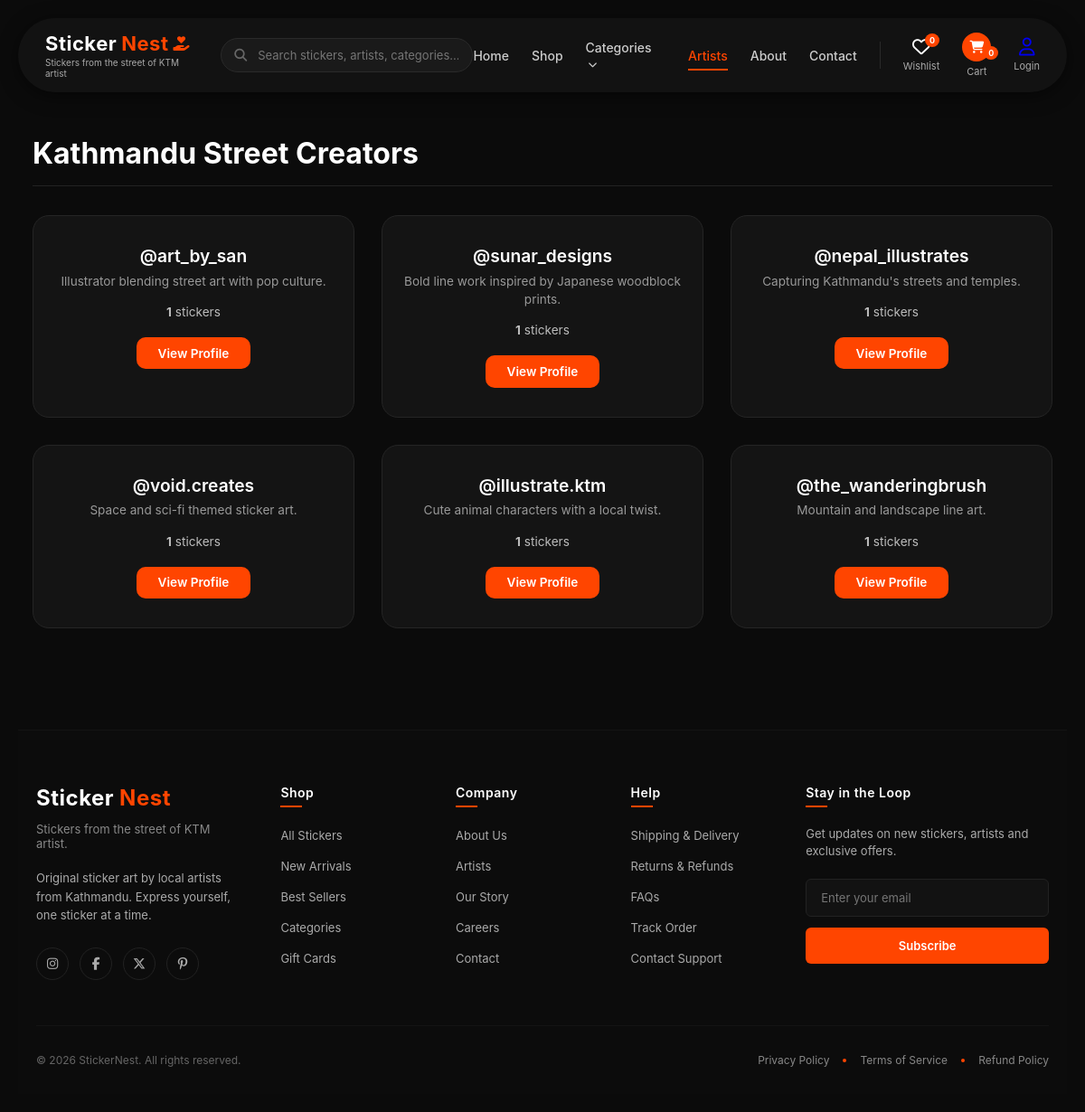
/artists, run on the app's committed database.
### models.py (models this page shows)
class Artist(db.Model):
    id = db.Column(db.Integer, primary_key=True)
    name = db.Column(db.String(100), nullable=False)
    handle = db.Column(db.String(100))
    bio = db.Column(db.String(300))
    avatar = db.Column(db.String(200))
    stickers = db.relationship('Sticker', backref='artist', lazy=True)

### app.py (the view)
@app.route("/artists")
def artists():
    artist_list = Artist.query.all()
    return render_template("artists.html", artists=artist_list)

### templates/artists.html (shortened to what this page needs)
{% extends 'base.html' %}
{% block extra_css %}
<link rel="stylesheet" href="{{ url_for('static', filename='css/cards.css') }}">
<link rel="stylesheet" href="{{ url_for('static', filename='css/artists.css') }}">
{% endblock %}
{% block content %}
<main class="page-wrapper">
  <section class="artists-section">
    <div class="section-header">
      <h2 class="section-title">Kathmandu Street Creators</h2>
    </div>
    <div class="artists-grid">
      {% for artist in artists %}
      <div class="artist-card">
  <div class="artist-meta">
    <h3 class="artist-name">{{ artist.handle }}</h3>
    <p class="artist-bio">{{ artist.bio }}</p>
    <div class="artist-stats">
      <span class="stat-item"><strong>{{ artist.stickers | length }}</strong> stickers</span>
    </div>
    <a href="#" class="view-profile-btn">View Profile</a>
  </div>
</div>
       {% endfor %}
    </div>
  </section>
</main>
{% endblock %}

### templates/base.html (shortened to what this page needs)
<!DOCTYPE html>
<html lang="en">
<head>
    <link rel="stylesheet" href="https://cdnjs.cloudflare.com/ajax/libs/font-awesome/6.7.2/css/all.min.css">
    <link rel="stylesheet" href="{{ url_for('static', filename='css/style.css') }}">
    <link rel="stylesheet" href="{{ url_for('static', filename='css/nav.css') }}">
    <link rel="stylesheet" href="{{ url_for('static', filename='css/footer.css') }}">
    {% block extra_css %}{% endblock %}
</head>
<body>
    {% include 'components/navbar.html' %}
    <main>
        {% block content %}{% endblock %}
    </main>
    {% include 'components/footer.html' %}
</body>

### templates/components/navbar.html (shortened to what this page needs)
<section class="header">
  <header class="navbar">
    <div class="nav-logo">
      <div class="logo-text">Sticker<span>Nest</span> <i class="fa-solid fa-hand-holding-heart logo-icon"></i></div>
      <div class="logo-subtext">Stickers from the street of KTM artist</div>
    </div>
    <form class="nav-search" action="{{ url_for('search') }}" method="GET">
      <i class="fa-solid fa-magnifying-glass search-icon"></i>
      <input type="text" name="q" placeholder="Search stickers, artists, categories...">
    </form>
    <nav class="nav-links">
      <a href="{{ url_for('home') }}" class="nav-item {{ 'active' if request.endpoint == 'home' }}">Home</a>
      <a href="{{ url_for('shop') }}" class="nav-item {{ 'active' if request.endpoint == 'shop' }}">Shop</a>
      <div class="nav-item dropdown">
        <span>Categories <i class="fa-solid fa-chevron-down dropdown-arrow"></i></span>
      </div>
      <a href="{{ url_for('artists') }}" class="nav-item {{ 'active' if request.endpoint == 'artists' }}">Artists</a>
      <a href="{{ url_for('about') }}" class="nav-item {{ 'active' if request.endpoint == 'about' }}">About</a>
      <a href="{{ url_for('contact') }}" class="nav-item {{ 'active' if request.endpoint == 'contact' }}">Contact</a>
    </nav>
    <div class="nav-actions">
      <div class="action-item" id="wishlist-btn">
        <div class="icon-wrapper">
          <i class="fa-regular fa-heart"></i>
          <span class="badge">0</span>
        </div>
        <span class="action-label">Wishlist</span>
      </div>
      <div class="action-item" id="cart-btn">
        <div class="icon-wrapper cart-icon-bg">
          <i class="fa-solid fa-cart-shopping"></i>
          <span class="badge">0</span>
        </div>
        <span class="action-label">Cart</span>
      </div>
      <a href="{{ url_for('login') }}" class="action-item" id="login-btn">
        <i class="fa-regular fa-user user-icon"></i>
        <span class="action-label">Login</span>
      </a>
    </div>
  </header>
</section>

### templates/components/footer.html (shortened to what this page needs)
<footer class="main-footer">
  <div class="footer-container">
    <div class="footer-top">
      <div class="footer-col brand-col">
        <div class="footer-logo">
          Sticker<span>Nest</span>
        </div>
        <p class="brand-subtext">Stickers from the street of KTM artist.</p>
        <p class="brand-desc">Original sticker art by local artists from Kathmandu. Express yourself, one sticker at a time.</p>
        <div class="social-links">
          <a href="#" aria-label="Instagram"><i class="fa-brands fa-instagram"></i></a>
          <a href="#" aria-label="Facebook"><i class="fa-brands fa-facebook-f"></i></a>
          <a href="#" aria-label="Twitter"><i class="fa-brands fa-x-twitter"></i></a>
          <a href="#" aria-label="Pinterest"><i class="fa-brands fa-pinterest-p"></i></a>
        </div>
      </div>
      <div class="footer-col">
        <h3 class="col-title">Shop</h3>
        <ul class="col-links">
          <li><a href="{{ url_for('shop') }}">All Stickers</a></li>
          <li><a href="#">New Arrivals</a></li>
          <li><a href="#">Best Sellers</a></li>
          <li><a href="#">Categories</a></li>
          <li><a href="#">Gift Cards</a></li>
        </ul>
      </div>
      <div class="footer-col">
        <h3 class="col-title">Company</h3>
        <ul class="col-links">
          <li><a href="{{ url_for('about') }}">About Us</a></li>
          <li><a href="{{ url_for('artists') }}">Artists</a></li>
          <li><a href="#">Our Story</a></li>
          <li><a href="#">Careers</a></li>
          <li><a href="{{ url_for('contact') }}">Contact</a></li>
        </ul>
      </div>
      <div class="footer-col">
        <h3 class="col-title">Help</h3>
        <ul class="col-links">
          <li><a href="#">Shipping & Delivery</a></li>
          <li><a href="#">Returns & Refunds</a></li>
          <li><a href="#">FAQs</a></li>
          <li><a href="#">Track Order</a></li>
          <li><a href="#">Contact Support</a></li>
        </ul>
      </div>
      <div class="footer-col newsletter-col">
        <h3 class="col-title">Stay in the Loop</h3>
        <p class="newsletter-text">Get updates on new stickers, artists and exclusive offers.</p>
        <form class="subscribe-form" id="newsletter-form">
          <input type="email" placeholder="Enter your email" required id="newsletter-input">
          <button type="submit" class="btn-subscribe">Subscribe</button>
        </form>
      </div>
    </div>
    <div class="footer-bottom">
      <p class="copyright-text">&copy; 2026 StickerNest. All rights reserved.</p>
      <div class="legal-links">
        <a href="#">Privacy Policy</a>
        <span class="dot-separator"></span>
        <a href="#">Terms of Service</a>
        <span class="dot-separator"></span>
        <a href="#">Refund Policy</a>
      </div>
    </div>
  </div>
</footer>

### static/css/style.css (style rules this page uses)
* { margin: 0; padding: 0; box-sizing: border-box; font-family: 'Segoe UI', Tahoma, Geneva, Verdana, sans-serif; }
:root { --color-bg: #0b0b0b; --color-card-bg: #141414; --color-border: #252525; --color-accent: #ff4500; --color-accent-hover: #ff6b35; --color-text: #ffffff; --color-text-muted: #999999; }
body { background-color: var(--color-bg); padding: 20px; color: var(--color-text); }
a { text-decoration: none; }

### static/css/nav.css (style rules this page uses)
.navbar { display: flex; align-items: center; justify-content: space-between; background-color: #121212; padding: 15px 30px; border-radius: 50px; color: #ffffff; box-shadow: 0 4px 20px rgba(0, 0, 0, 0.5); }
.nav-logo { display: flex; flex-direction: column; }
.logo-text { font-size: 22px; font-weight: 700; letter-spacing: 0.5px; display: flex; align-items: center; gap: 5px; }
.logo-text span { color: #ff4500; }
.logo-icon { color: #ff4500; font-size: 16px; }
.logo-subtext { font-size: 10px; color: #aaaaaa; margin-top: 2px; }
.nav-search { position: relative; width: 280px; margin-left: 20px; }
.nav-search input { width: 100%; padding: 10px 15px 10px 40px; background-color: #1a1a1a; border: 1px solid #2a2a2a; border-radius: 20px; color: #fff; font-size: 13px; outline: none; transition: border-color 0.3s ease; }
.nav-search .search-icon { position: absolute; left: 15px; top: 50%; transform: translateY(-50%); color: #666; font-size: 14px; }
.nav-links { display: flex; align-items: center; gap: 25px; margin-left: auto; margin-right: 25px; }
.nav-item { color: #cccccc; text-decoration: none; font-size: 14px; font-weight: 500; cursor: pointer; position: relative; transition: color 0.3s ease; }
.nav-item.active { color: #ff4500; }
.nav-item.active::after { content: ''; position: absolute; bottom: -8px; left: 0; width: 100%; height: 2px; background-color: #ff4500; }
.dropdown-arrow { font-size: 10px; margin-left: 3px; }
.nav-actions { display: flex; align-items: center; gap: 25px; }
.action-item { display: flex; flex-direction: column; align-items: center; cursor: pointer; gap: 4px; transition: opacity 0.3s ease; }
.icon-wrapper { position: relative; font-size: 20px; display: flex; align-items: center; justify-content: center; }
.cart-icon-bg { background-color: #ff4500; color: #fff; width: 32px; height: 32px; border-radius: 50%; font-size: 14px; }
.user-icon { font-size: 20px; }
.action-label { font-size: 11px; color: #aaaaaa; }
.badge { position: absolute; top: -5px; right: -10px; background-color: #ff4500; color: white; font-size: 9px; font-weight: bold; border-radius: 50%; padding: 2px 5px; min-width: 15px; text-align: center; }
.cart-icon-bg .badge { top: 15px; right: -8px; }

### static/css/cards.css (style rules this page uses)
.page-wrapper { max-width: 1300px; margin: 0 auto; padding: 3rem 1rem; color: #ffffff; }
.section-header { display: flex; justify-content: space-between; align-items: center; margin-bottom: 2rem; border-bottom: 1px solid #222; padding-bottom: 1rem; }
.section-title { font-size: 2rem; font-weight: 700; color: #ffffff; margin: 0; }
.artist-name { color: #bdbdbd; }

### static/css/artists.css (style rules this page uses)
.artists-section { margin-bottom: 4rem; }
.artists-grid { display: grid; grid-template-columns: repeat(auto-fit, minmax(280px, 1fr)); gap: 30px; }
.artist-card { background: #141414; border: 1px solid #252525; border-radius: 18px; padding: 2rem 1.5rem; text-align: center; display: flex; flex-direction: column; align-items: center; transition: .3s ease; }
.artist-meta { width: 100%; }
.artist-name { font-size: 1.2rem; font-weight: 600; color: #ffffff; margin: 0 0 0.35rem 0; }
.artist-bio { font-size: 0.85rem; color: #999; margin: 0 0 1rem 0; line-height: 1.5; }
.artist-stats { display: flex; justify-content: center; gap: 1rem; margin-bottom: 1.25rem; font-size: 0.85rem; color: #bdbdbd; }
.view-profile-btn { background: #ff4500; color: #fff; text-decoration: none; border-radius: 10px; padding: .6rem 1.5rem; font-size: .85rem; font-weight: 600; transition: .3s ease; display: inline-block; }

### data on the page
Artist: handle "@art_by_san", bio "Illustrator blending street art with pop culture.", stickers|length "1"
Artist: handle "@sunar_designs", bio "Bold line work inspired by Japanese woodblock prints.", stickers|length "1"
Artist: handle "@nepal_illustrates", bio "Capturing Kathmandu's streets and temples.", stickers|length "1"
Artist: handle "@void.creates", bio "Space and sci-fi themed sticker art.", stickers|length "1"
Artist: handle "@illustrate.ktm", bio "Cute animal characters with a local twist.", stickers|length "1"
Artist: handle "@the_wanderingbrush", bio "Mountain and landscape line art.", stickers|length "1"
